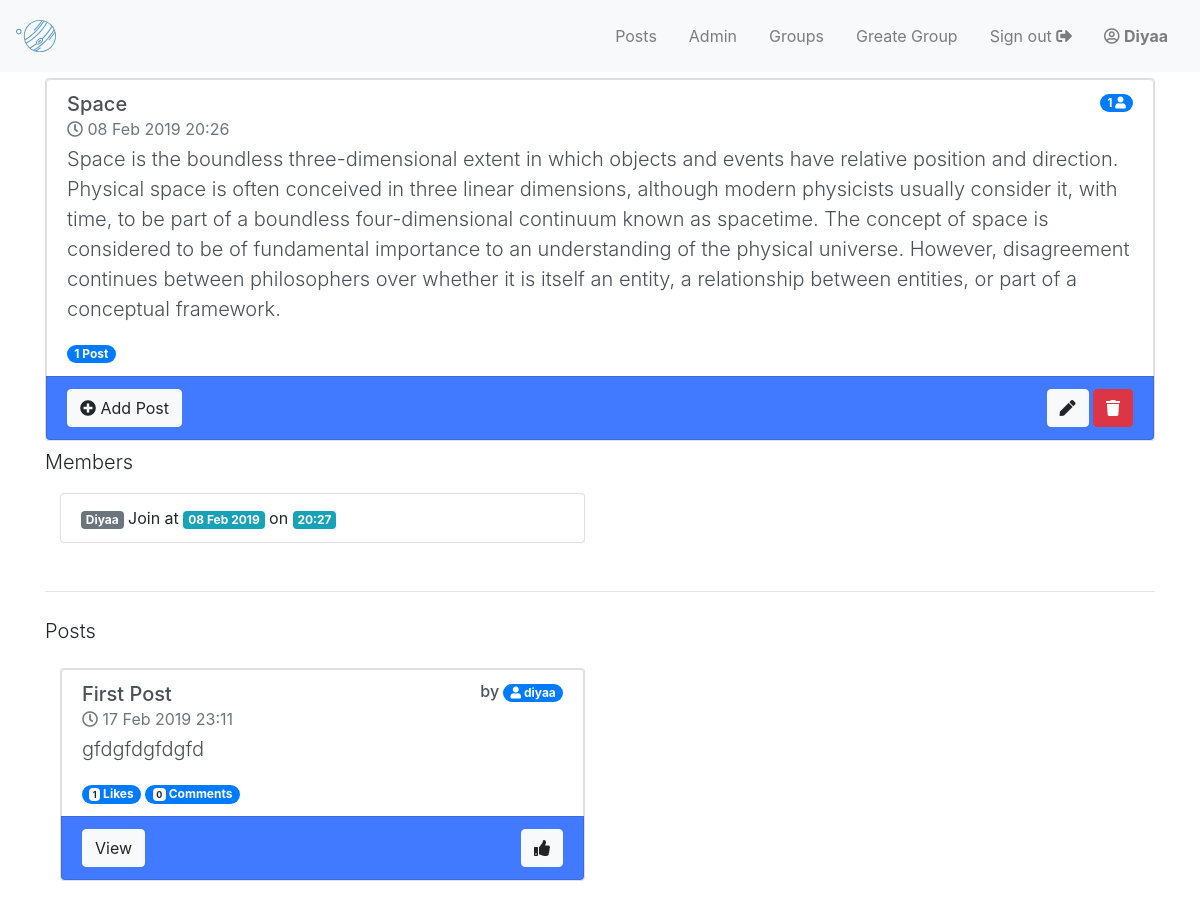
/group/space/detail/ (signed in), run on an earlier commit of the app's database.
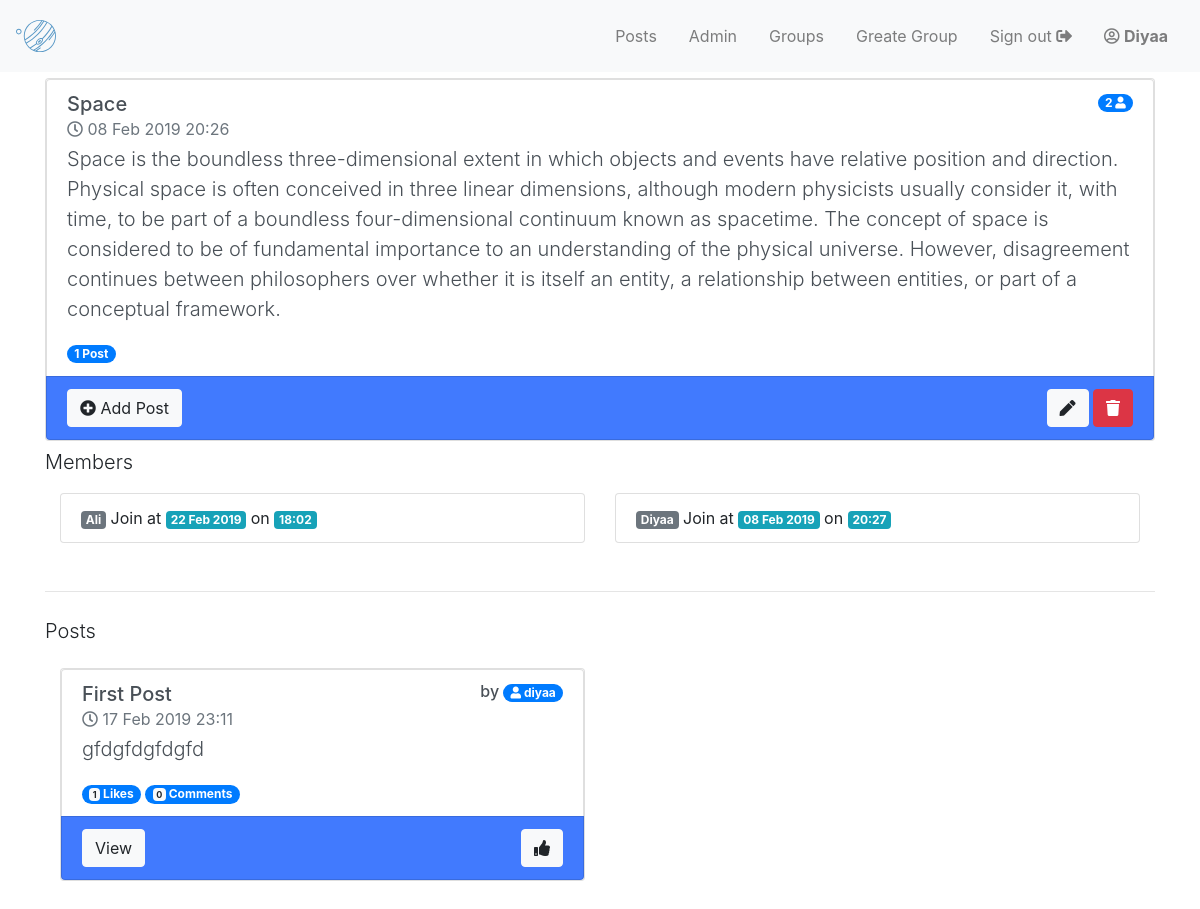
And on a later commit of the database.
### group/models.py (models this page shows, shortened)
class Group(models.Model):
    name = models.CharField(max_length=255, unique=True)
    created_at = models.DateTimeField(auto_now=True)
    slug = models.SlugField(allow_unicode=True, unique=True)
    description = models.TextField(blank=True, default='')
    """Generally, ManyToManyField instances should go in the object that’s going to be edited on a form.Members is in Group (rather than member having a group ManyToManyField ) because it’s more natural to think about a group having members."""
    members = models.ManyToManyField(User, through="Membership")
    def current_group_post(self):
        return self.post_group.filter(group__id = self.pk)
    class Meta:
        ordering = ('-created_at',)
        permissions = (
           ("greate_group", "Can greate group"),
           ("add_post", "Can add post to group"),
           ("delete_post", "Can delete post in group"),
           ("update_post", "Can update post in group"),
       )

class Membership(models.Model):
    user = models.ForeignKey(
        User, related_name='group_member', on_delete=models.CASCADE)
    group = models.ForeignKey(
        Group, related_name="memberships", on_delete=models.CASCADE)
    date_joined = models.DateTimeField(auto_now=True)

### post/models.py (models this page shows, shortened)
class Post(models.Model):
    user = models.ForeignKey(User, related_name='post_user', on_delete=models.CASCADE)
    group = models.ForeignKey(Group, related_name="post_group", on_delete=models.CASCADE)
    title = models.CharField(max_length=255, unique=True)
    content = models.TextField()
    created_at = models.DateTimeField(auto_now=True)
    like = models.ManyToManyField(User, through="Like")
    def post_comments(self):
        return self.comments.filter(post__id=self.pk) # comments comes from related_name inside Comment Model
    class Meta:
        ordering = ["-created_at"]

### group/views.py (the view)
# urls.py: url(r'^group/(?P<slug>[-\w]+)/detail/$',views.GroupDetail.as_view(), name='group_detail'),
class GroupDetail(LoginRequiredMixin, generic.DetailView):
    model = Group
    queryset = Group.objects.all()
    def get_context_data(self, **kwargs):
        context = super(GroupDetail, self).get_context_data(**kwargs)
        context['group_members'] = Membership.objects.filter(group__slug=self.kwargs.get("slug")).order_by('-date_joined')
        return context

### group/templates/group/group_detail.html (shortened to what this page needs)
{% extends "base.html" %}
{% block content %}
<div class="card">
  <div class="list-group-item list-group-item-action flex-column align-items-start ">
    <div class="d-flex w-100 justify-content-between">
      <h5 class="mb-1">{{ group.name|title }}<br>
        <small class="text-muted"><i class="far fa-clock"></i> {{ group.created_at|date:"d M Y" }} {{group.created_at|time:"H:i" }}
        </small>
      </h5>
      <p class="h6">
        <span class="badge badge-primary badge-pill">{{group.members.count}} <i class="fas fa-user"></i></span>
      </p>
    </div>
    <p class="lead">{{group.description}}</p>
    <medium>
      <span class="badge badge-primary badge-pill">{{group.current_group_post|length}} Post</span>
    </medium>
  </div>
  <li class="list-group-item d-flex justify-content-between align-items-center join">
    <a class="btn btn-light" href="{% url 'post:add_post' group.slug %}"><i class="fas fa-plus-circle"></i> Add Post</a>
    <div class="">
      <a class="btn btn-light" href="{% url 'group:group_update' group.slug %}"><i class="fas fa-pen"></i></a>
      <a class="btn btn-danger" href="{% url 'group:group_delete' group.slug %}"><i class="fas fa-trash"></i></a>
    </div>
  </li>
</div>
<p class="lead">Members</p>
<div class="container">
  <div class="row">
    {% for member in group_members %}
    <div class="col-lg-6 mb-4">
      <li class="list-group-item">
        <span class="badge badge-secondary">{{member.user.username|title}}
        </span>
         Join at
        <span class="badge badge-info">{{member.date_joined|date:"d M Y"}}
        </span>
        on
        <span class="badge badge-info">{{member.date_joined|time:"H:i"}}
        </span>
      </li>
    </div>
    {% empty %}
    No members!
    {% endfor %}
  </div>
</div>
<hr class="my-4">
<p class="lead">Posts</p>
<div class="container">
  <div class="row">
    {% for post in group.current_group_post %}
    <div class="col-lg-6 mb-4">
      <div class="card">
        <ul class="list-group">
          <a href="{% url 'post:post_detail' post.pk %}" class="list-group-item list-group-item-action flex-column align-items-start ">
            <div class="d-flex w-100 justify-content-between">
              <h5 class="mb-1">{{ post.title|title }}</strong> <br><small class="text-muted"><i class="far fa-clock"></i> {{ post.created_at|date:"d M Y" }} {{ post.created_at|time:"H:i" }}</small></h5>
              <p class="h6">by <span class="badge badge-primary badge-pill"><i class="fas fa-user"></i> {{post.user.username}}</span></p>
            </div>
            <p class="lead">{{post.content|truncatechars:200}}</p>
            <medium>
              <span class="badge badge-primary badge-pill">
                <span class="badge badge-light">{{post.like.count}}</span> Likes
              </span>
              <span class="badge badge-primary badge-pill">
                <span class="badge badge-light">{{post.post_comments.count}}</span> Comments
              </span>
            </medium>
          </a>
          <li class="list-group-item d-flex justify-content-between align-items-center join">
            <a class="btn btn-light" href="{% url 'post:post_detail' post.pk %}">View</a>
            {% if user in post.like.all %}
            <a class="btn btn-light" href="{% url 'post:dislike_post' post.pk %}"><i class="fas fa-thumbs-up"></i></a>
            {% else %}
            <a class="btn btn-light" href="{% url 'post:like_post' post.pk %}"><i class="far fa-thumbs-up"></i> Like</a>
            {% endif %}
          </li>
        </ul>
      </div>
    </div>
    {% endfor %}
  </div>
</div>
{% endblock %}

What changed in the data, as far as the page shows it:
computed for Group "Space": members.count "1" → "2"
added Membership: user.username "Ali", date_joined "22 Feb 2019", date_joined "18:02"
